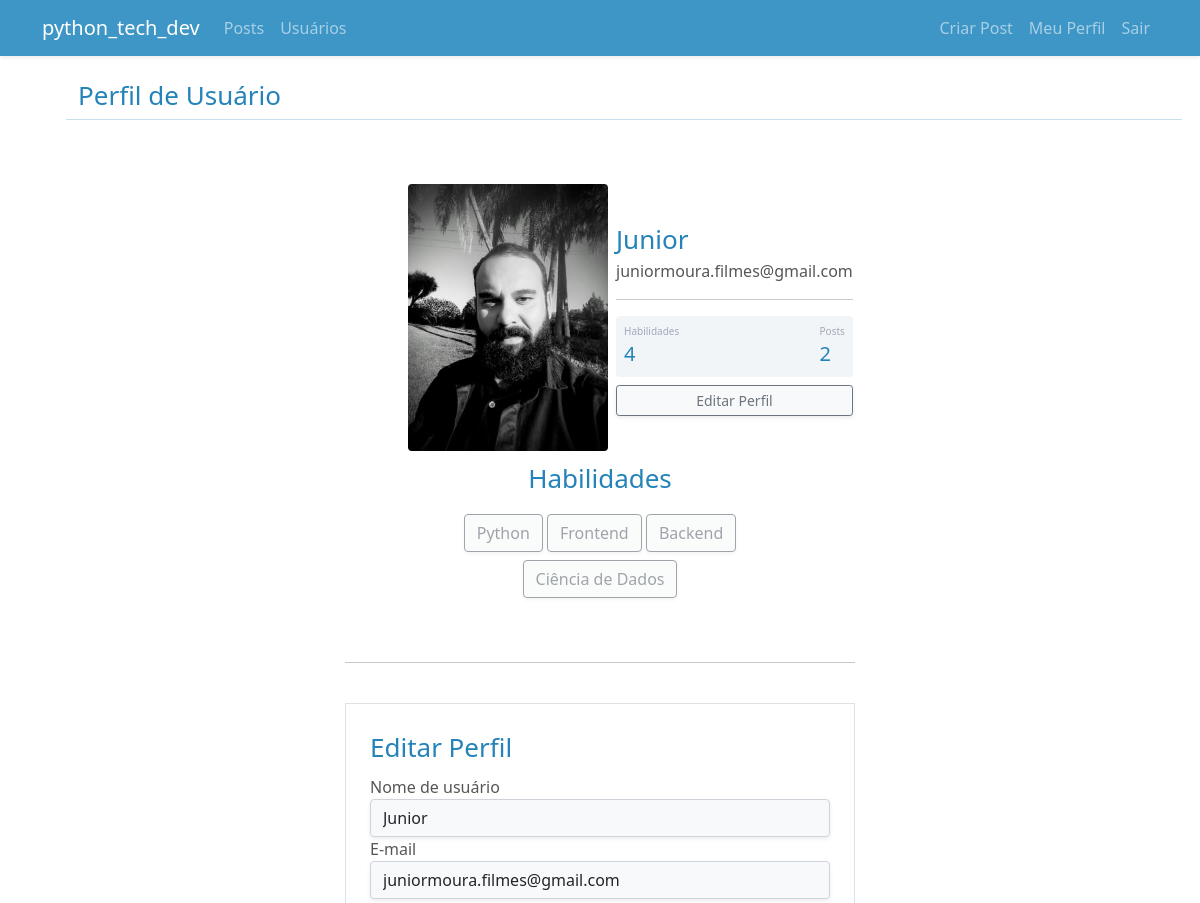
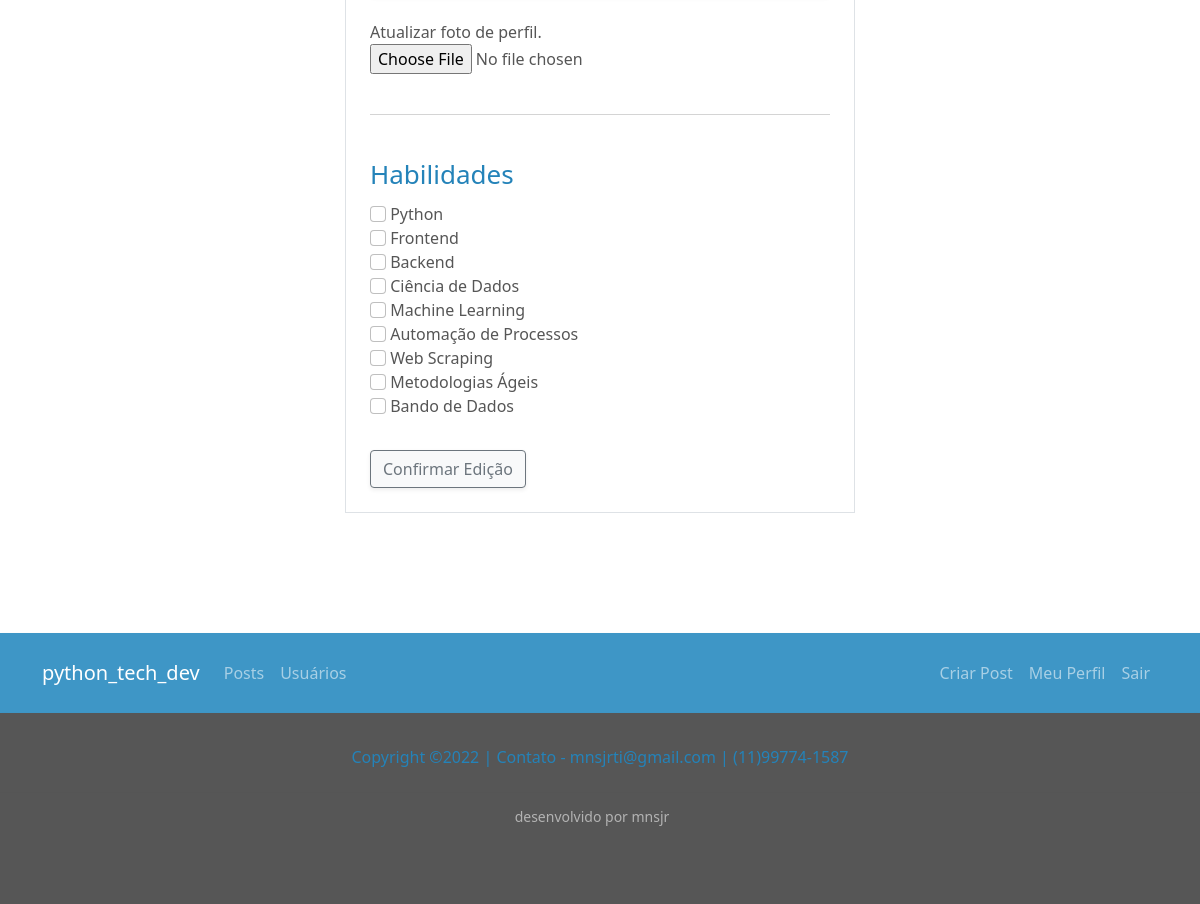
The page /perfil/editar (signed in) on the database its author committed (2 pictures, top to bottom).
### pythontechdev/models.py (models this page shows)
class Usuario(database.Model, UserMixin):
    id = database.Column(database.Integer, primary_key=True)
    username = database.Column(database.String, nullable=False)
    email = database.Column(database.String, nullable=False, unique=True)
    senha = database.Column(database.String, nullable=False)
    foto_perfil = database.Column(database.String, default='default.jpg')
    posts = database.relationship('Post', backref='autor', lazy=True)
    habilidades = database.Column(database.String, nullable=False, default='Não Informado')
    def contar_posts(self):
        return len(self.posts)

### pythontechdev/routs.py (the view)
@app.route('/perfil/editar', methods=['GET', 'POST'])
@login_required
def editar_perfil():
    form = FormEditarPerfil()
    if form.validate_on_submit():
        '''
        Sempre que for adicionar algo ao formulário:
        1 - add o campo no formulário, forms.py
        2 - add o campo no html
        3 - criar a logica para salva a info no banco de dados em routs.py
        Se formulário for válido:
        '''
        current_user.email = form.email.data
        current_user.username = form.username.data
        if form.foto_perfil.data:
            '''
            Irá receber o retorno da função salvar imagem acima.
            '''
            nome_imagem = salvar_imagem(form.foto_perfil.data)
            current_user.foto_perfil = nome_imagem
        current_user.habilidades = atualizar_cursos(form)
        database.session.commit()
        flash('Perfil atualizado com sucesso.', 'alert-success')
        return redirect(url_for('perfil'))
    elif request.method == "GET":
        form.email.data = current_user.email
        form.username.data = current_user.username
    foto_perfil = url_for('static', filename='fotos_perfil/{}'.format(current_user.foto_perfil))
    return render_template('editarperfil.html', foto_perfil=foto_perfil, form=form)

### pythontechdev/forms.py (shortened to what this page needs)
class FormEditarPerfil(FlaskForm):
    username = StringField('Nome de usuário',
                           validators=[DataRequired(), Length(2, 20, message="Todo usuário precisa de um nome")])
    email = StringField('E-mail', validators=[DataRequired(), Email(message="Digite um endereço de email válido")])
    foto_perfil = FileField('Atualizar foto de perfil.',
                            validators=[FileAllowed(['jpg', 'png', 'jpeg'],
                                                    message='Escolha um arquivo de extensão jpg ou png')])
    hab_python = BooleanField('Python')
    hab_frontend = BooleanField('Frontend')
    hab_backend = BooleanField('Backend')
    hab_ciencia_dados = BooleanField('Ciência de Dados')
    hab_machine_learning = BooleanField('Machine Learning')
    hab_automacao = BooleanField('Automação de Processos')
    hab_web_scraping = BooleanField('Web Scraping')
    hab_agil = BooleanField('Metodologias Ágeis')
    hab_banco_dados = BooleanField('Bando de Dados')
    botao_submit_editarperfil = SubmitField('Confirmar Edição')

### pythontechdev/models.py (called while the page is built)
@login_manager.user_loader
def load_usuario(id_usuario):
    return Usuario.query.get(int(id_usuario))

### pythontechdev/templates/editarperfil.html (shortened to what this page needs)
{% extends 'perfil.html' %}
{% block form_editar_perfil %}
    <div class="container p-5">
        <div class="row">
            <div class="col-3">
            </div>
            <div class="col-6">
                <hr>
                <br>
                <form method="POST" action="" class="border p-4" enctype="multipart/form-data">
                    <legend class="fbgm">Editar Perfil</legend>
                    <fieldset class="text_blue">
                        <div class="form-group">
                            {{ form.username.label(class="form-control-label") }}
                            {% if form.username.errors %}
                                {{ form.username(class="form-control is-invalid bg-light shadow-sm") }}
                            <div class="invalid-feedback">
                                {% for erro in form.username.errors %}
                                    {{ erro }}
                                {% endfor %}
                            </div>
                            {% else %}
                                {{ form.username(class="form-control  bg-light shadow-sm") }}
                            {% endif %}
                        </div>
                        <div class="form-group">
                            {{ form.email.label(class="form-control-label") }}
                            {% if form.email.errors %}
                                {{ form.email(class="form-control is-invalid bg-light shadow-sm") }}
                            <div class="invalid-feedback">
                                {% for erro in form.email.errors %}
                                    {{ erro }}
                                {% endfor %}
                            </div>
                            {% else %}
                                {{ form.email(class="form-control  bg-light shadow-sm") }}
                            {% endif %}
                        </div>
                        <br>
                        <div class="form-group">
                            {{ form.foto_perfil.label }}
                            {{ form.foto_perfil(class="form-control-file") }}
                        </div>
                        <br>
                        <hr>
                        <br>
                        <legend class="fbgm">Habilidades</legend>
                            {% for campo in form %}
                                {% if 'hab_' in campo.name %}
                                    <div class="form-group">
                                        {{ campo(class="form-check-input") }}
                                        {{ campo.label(class="form-check-label") }}
                                    </div>
                                {% endif %}
                            {% endfor %}
                        <br>
                    </fieldset>
                    {{ form.botao_submit_editarperfil(class="btn btn-outline-secondary mt-2  bg-light shadow-sm") }}
                </form>
            </div>
            <div class="col-3">
            </div>
        </div>
    </div>
{% endblock %}

### pythontechdev/templates/perfil.html
{% extends 'base.html' %}
{% block body %}
    <div class="container">
        <div class="row">
            <div class="row m-4">
                <h1 class="fbgm">Perfil de Usuário</h1>
                <br>
                <hr class="fbgm">
            </div>
        </div>
    </div>
    <div class="container mt-3 d-flex justify-content-center">
            <div class="card p-2">
                <div class="d-flex align-items-center">
                    <div class="image pe-2"><img src="{{ foto_perfil }}" class="rounded" width="200"></div>
                <div class="ml-3 w-100">
                   <p class="mb-0 mt-0 fbgm">{{ current_user.username }}</p>
                   <span class="text_blue">{{ current_user.email }}</span>
                   <hr>
                   <div class="p-2 mt-2 bg-primary d-flex justify-content-between rounded text-white stats">
                       {% if 'Não Informado' in current_user.habilidades %}
                            <div class="d-flex flex-column text_blue_small">
                                <span class="articles">Techs</span>
                                <span class="number1">0</span>
                            </div>
                       {% else %}
                            <div class="d-flex flex-column text_blue_small">
                                <span class="articles">Habilidades</span>
                                <span class="number1">{{ current_user.habilidades.count(';') + 1 }}</span>
                            </div>
                        {% endif %}
                        <div class="d-flex flex-column text_blue_small">
                            <span class="rating">Posts</span>
                            <span class="number3">{{ current_user.contar_posts() }}</span>
                        </div>
                   </div>
                   <div class="button mt-2 d-flex flex-row align-items-center">
                       <a class="w-100" href="{{ url_for('editar_perfil') }}">
                           <button class="btn btn-sm btn-outline-secondary bg-light shadow-sm w-100">Editar Perfil</button>
                       </a>
                   </div>
                </div>
                </div>
            </div>
    </div>
    <div class="row justify-content-center">
        <div class="col-4" style="text-align: center">
            <legend class="fbgm">Habilidades</legend>
            {% for habilidade in current_user.habilidades.split(';') %}
                <button type="button" class="btn btn-outline-secondary bg-light shadow-sm mt-2" disabled>{{ habilidade }}</button>
            {% endfor %}
        </div>
    </div>
    {% block form_editar_perfil %}
    {% endblock %}
{% endblock %}

### pythontechdev/static/main.css (style rules this page uses)
.fbgm { font-size: 26px; color: #2483b9 }
.text_blue { font-size: 16px; color: #565656; }
.text_blue_small { font-size: 20px; color: #2483b9 }
.card { width: 400px; border: none; border-radius: 10px; background-color: #fff; }
.stats { background: #f2f5f8 !important; color: #000 !important; }
.articles { font-size:10px; color: #a1aab9; }
.number1 { font-weight:500; }
.rating { font-size:10px; color: #a1aab9; }
.number3 { font-weight:500; }

### rows shown on the page
Usuario: username "Junior", email "juniormoura.filmes@gmail.com", habilidades "4"

### other values the page prints
{{ current_user.contar_posts() }} "2"
{{ habilidade }} "Python" "Frontend" "Backend" "Ciência de Dados"
{{ campo.label(class="form-check-label") }} "Python" "Frontend" "Backend" "Ciência de Dados" "Machine Learning" "Automação de Processos" "Web Scraping" "Metodologias Ágeis" "Bando de Dados"
